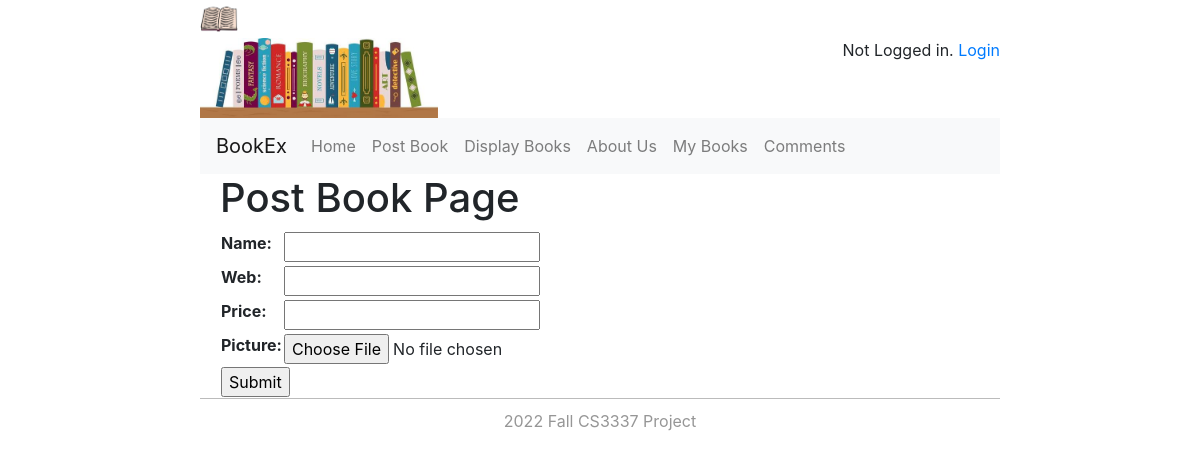
The app's page /postbook with its own data.
### bookMng/models.py (models this page shows, shortened)
class MainMenu(models.Model):
    item = models.CharField(max_length=200, unique=True)
    link = models.CharField(max_length=500, unique=True)

### bookMng/views.py (the view)
# urls.py: path('postbook', views.postbook, name='postbook'),
def postbook(request):
    submitted = False
    if request.method == 'POST':
        form = BookForm(request.POST,request.FILES)
        if form.is_valid():
            book = form.save(commit=False)
            try:
                book.username=request.user
            except Exception:
                pass
            book.save()
            return HttpResponseRedirect('/postbook?submitted=True')
    else:
        form = BookForm()
        if 'submitted' in request.GET:
            submitted = True
    return render(request,
                  'bookMng/postbook.html',
                 {
                    'form': form,
                    'item_list': MainMenu.objects.all(),
                    'submitted': submitted
                 })

### bookMng/forms.py
class BookForm(ModelForm):
    class Meta:
        model = Book
        fields = [
            'name',
            'web',
            'price',
            'picture',
        ]

### bookEx/templates/bookMng/postbook.html (shortened to what this page needs)
{% extends "base.html" %}
{%block navbar%}
<ul class="navbar-nav mr-auto">
     <li class="nav-item">
        <a class="nav-link" href="/">Home </a>
    </li>
{% for item in item_list %}
    <li class="nav-item">
        <a class="nav-link" href="{{item.link}}">{{item.item}} </a>
    </li>
{% endfor %}
</ul>
{%endblock navbar%}
{% block content %}
    <h1> Post Book Page</h1>
{% if submitted %}
<p> Post Book Successfully</p>
{%else %}
<form action="" enctype="multipart/form-data" method="post" novalidate>
    <table>
        {{ form.as_table }}
        <tr>
            <td colspan="2">
                <input type="submit" value="Submit">
            </td>
        </tr>
    </table>
</form>
{% endif%}
{% endblock content %}

### records on screen
MainMenu: item "Post Book"
MainMenu: item "Display Books"
MainMenu: item "About Us"
MainMenu: item "My Books"
MainMenu: item "Comments"
